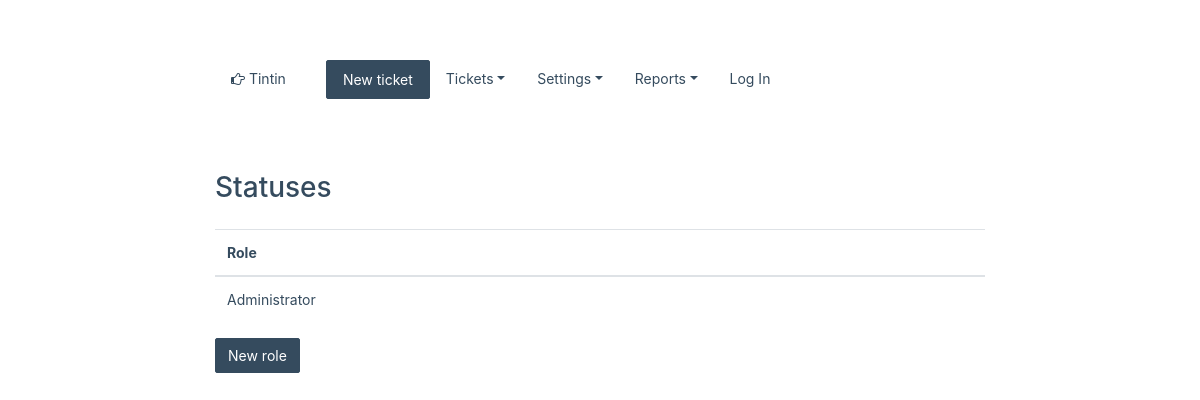
Page /index.php/role/all on the earlier database version.
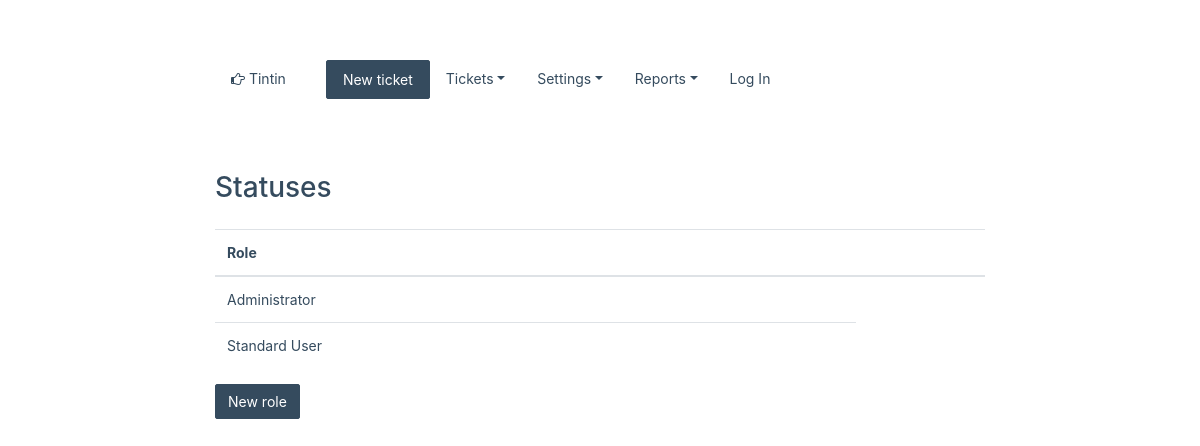
Same page on the later database version.
### tables this page shows
CREATE TABLE IF NOT EXISTS `roles` (
  `rid` int(11) NOT NULL AUTO_INCREMENT,
  `label` varchar(50) NOT NULL DEFAULT 'No Label',
  `permission_ticket` int(11) NOT NULL DEFAULT '1',
  `permission_user` int(11) NOT NULL DEFAULT '1',
  `permission_category` int(11) NOT NULL DEFAULT '1',
  `permission_status` int(11) NOT NULL DEFAULT '1',
  `permission_role` int(11) NOT NULL DEFAULT '1',
  `permission_report` int(11) NOT NULL DEFAULT '1',
  PRIMARY KEY (`rid`)
);

### application/controllers/Role.php (called while the page is built, shortened)
<?php
class Role extends CI_Controller {
    public function __construct()
    {
        $this->load->model('roles_model');
    }
    public function all()
    {
        $roles = $this->roles_model->get_roles();
        $this->load->view('role/all', compact('roles', 'title'));
    }
}

### index.php (called while the page is built, shortened)
<?php
require_once BASEPATH.'core/CodeIgniter.php';

### application/models/roles_model.php (called while the page is built, shortened)
<?php
class Roles_model extends CI_Model {
    public function get_roles()
    {
        $this->db->order_by('label', 'asc');
        $query = $this->db->get('roles');
        return $query->result();
    }
}

### application/views/role/all.php (the view, shortened to what this page needs)
<div class="col-sm-12">
	<h1>Statuses</h1>
	<table class="table">
		<thead>
			<tr>
				<th>Role</th>
				<th></th>
			</tr>
		</thead>
		<tbody>
			<?php foreach( $roles as $role ): ?>
				<tr>
					<td><?php echo $role->label ?></td>
				</tr>
			<?php endforeach ?>
		</tbody>
	</table>
	<a href="<?php echo base_url() ?>role/create/"><button class="btn btn-primary">New role</button></a>
</div>

Differences in the rows shown:
added roles: label "Standard User"
